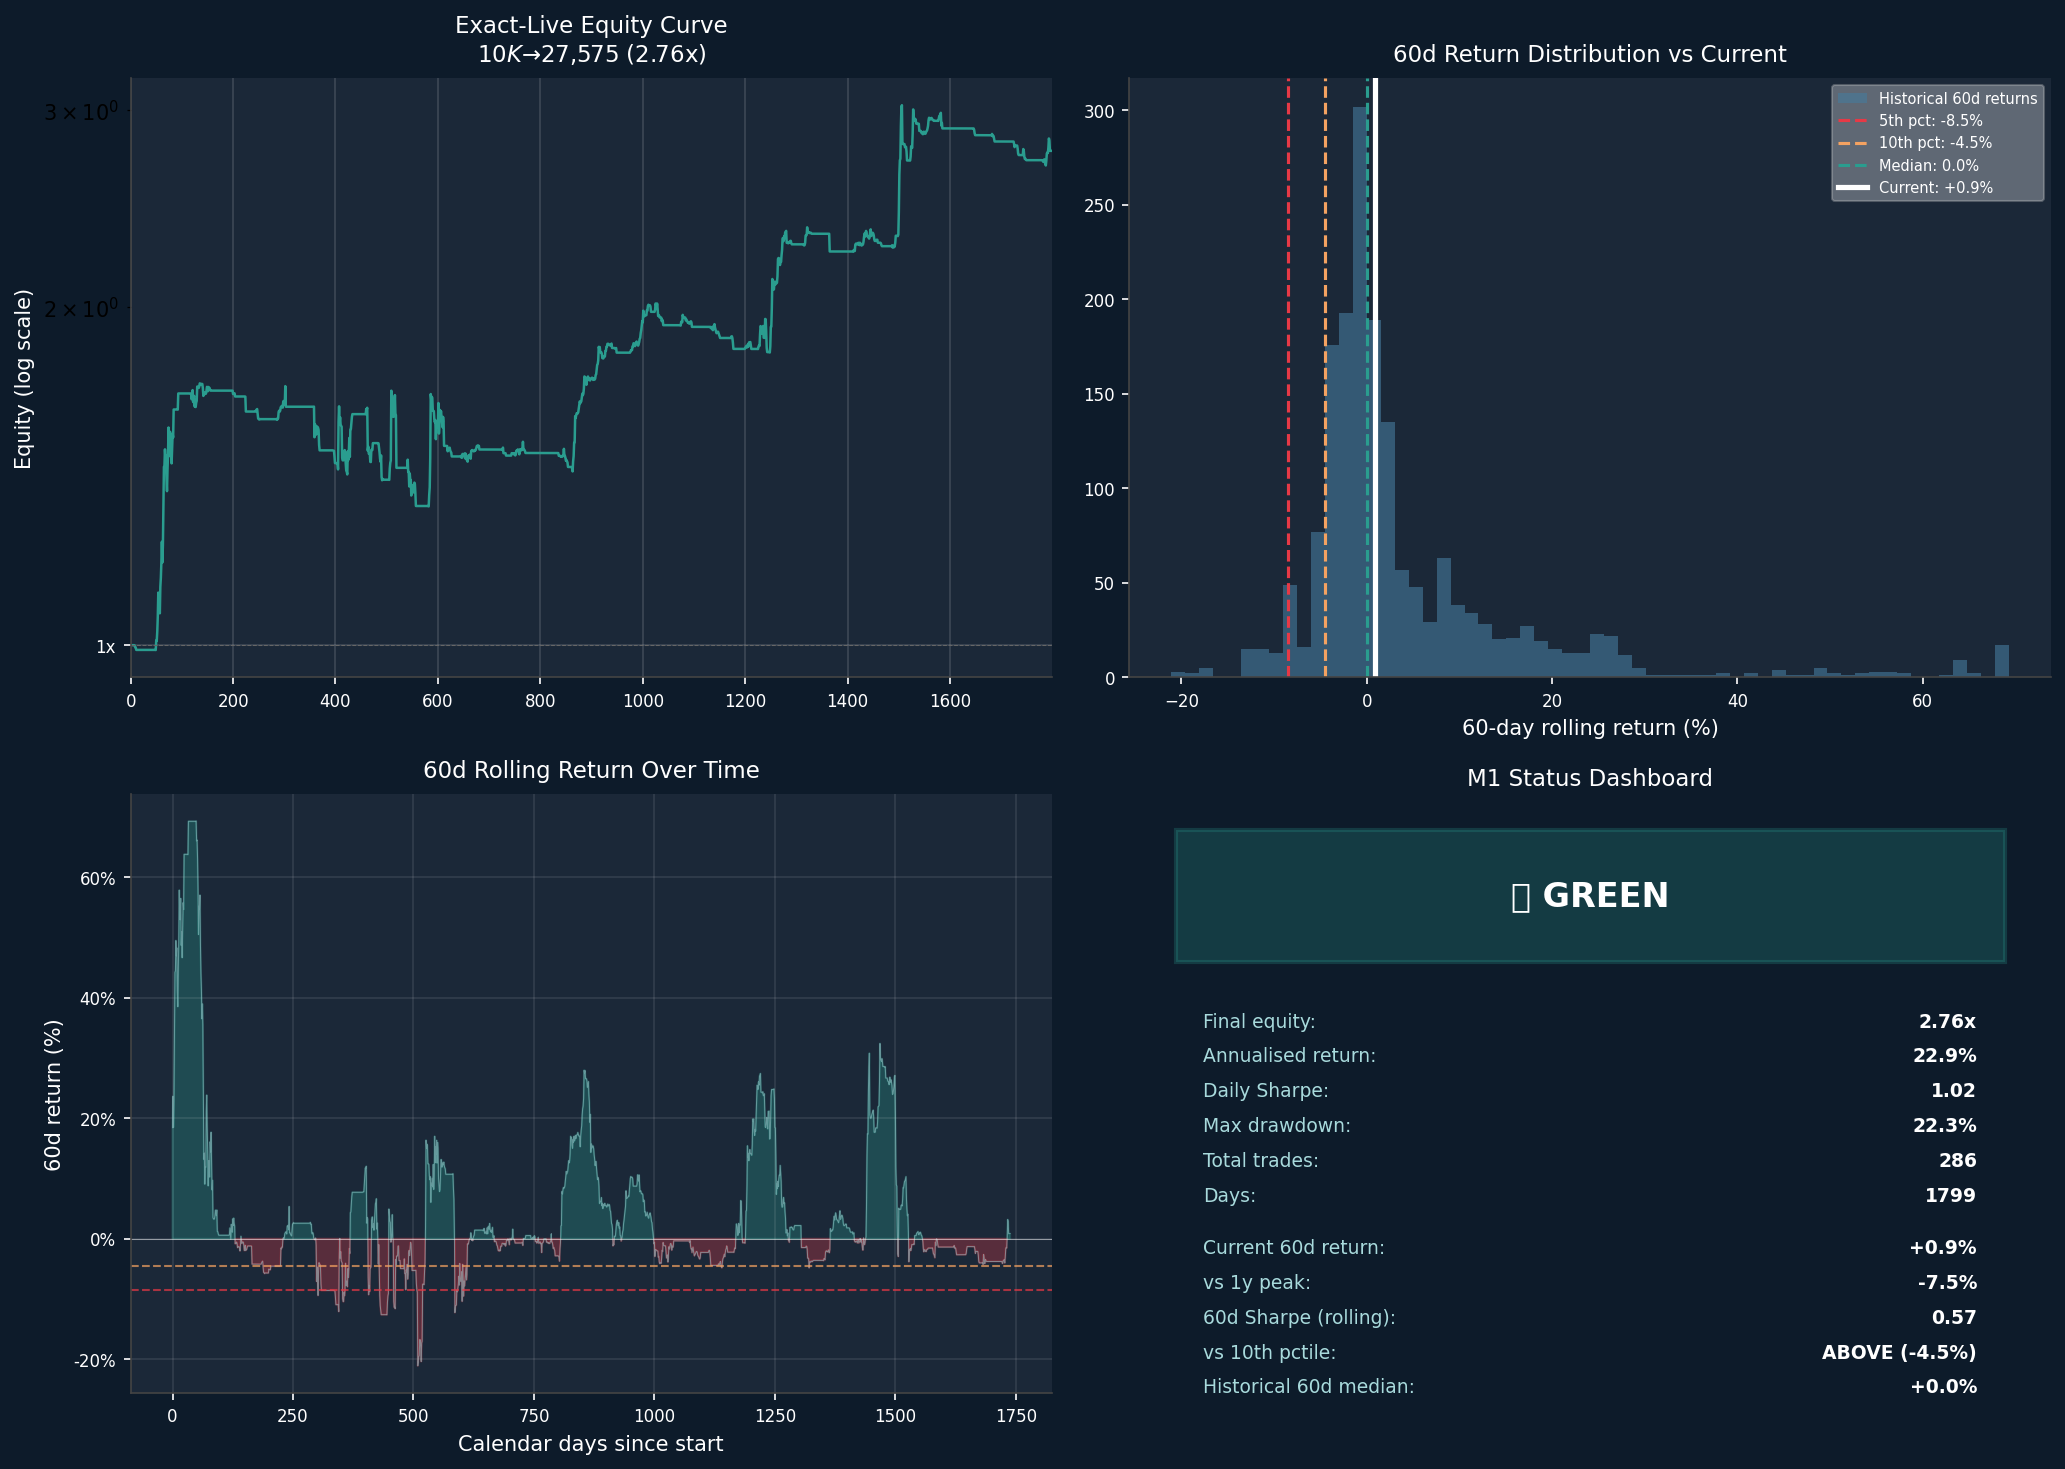

Write Python code to recreate this figure.
import matplotlib
matplotlib.use('Agg')
import matplotlib.pyplot as plt
import matplotlib.ticker as mticker
import pandas as pd
import numpy as np

# Load exact-live equity
eq_df = pd.read_csv('snapshots/live_bot_exact_equity.csv', header=0)
eq_df['date'] = pd.to_datetime(eq_df['date'])
equity = eq_df['equity'].values
dates = eq_df['date'].values
n = len(equity)

# 60d rolling returns
ROLL = 60
roll_rets = []
roll_dates = []
for i in range(ROLL, n):
    r = (equity[i] / equity[i-ROLL] - 1.0) * 100.0
    roll_rets.append(r)
    roll_dates.append(dates[i])
roll_rets = np.array(roll_rets)
current_60d = roll_rets[-1]

# 252d peak
lookback = min(252, n)
peak_252 = np.maximum.accumulate(equity[n-lookback:])
current_vs_peak = (equity[-1] / peak_252[-1] - 1.0) * 100.0

# Percentiles
sorted_rets = np.sort(roll_rets)
def pct(p): 
    idx = int(round(p * (len(sorted_rets)-1)))
    return sorted_rets[min(idx, len(sorted_rets)-1)]

p5, p10, p25, p50, p75, p90 = pct(0.05), pct(0.10), pct(0.25), pct(0.50), pct(0.75), pct(0.90)

# Colors
RED = '#E63946'
YEL = '#F4A261'
GRN = '#2A9D8F'
DARK = '#1D3557'
GRAY = '#457B9D'
LGRAY = '#A8DADC'

fig, axes = plt.subplots(2, 2, figsize=(14, 10))
fig.patch.set_facecolor('#0D1B2A')

# --- Panel 1: Equity curve (log scale) ---
ax1 = axes[0,0]
ax1.set_facecolor('#1B2838')
ax1.semilogy(range(n), equity, color=GRN, linewidth=1.2, label='Turtle+Chandelier (2.76x)')
ax1.axhline(y=1.0, color='#666', linewidth=0.5, linestyle='--')
ax1.set_ylabel('Equity (log scale)', color='white', fontsize=10)
ax1.set_title('Exact-Live Equity Curve\n$10K → $27,575 (2.76x)', color='white', fontsize=11, pad=8)
ax1.tick_params(colors='white', labelsize=8)
ax1.yaxis.set_major_formatter(mticker.FuncFormatter(lambda y, _: f'{y:.0f}x'))
ax1.set_xlim(0, n)
ax1.grid(True, alpha=0.15, color='white')
ax1.spines['top'].set_visible(False)
ax1.spines['right'].set_visible(False)
for spine in ax1.spines.values():
    spine.set_color('#444')

# --- Panel 2: 60d rolling return histogram with current marker ---
ax2 = axes[0,1]
ax2.set_facecolor('#1B2838')
ax2.hist(roll_rets, bins=60, color=GRAY, alpha=0.6, edgecolor='none', label='Historical 60d returns')
ax2.axvline(x=p5, color=RED, linewidth=1.5, linestyle='--', label=f'5th pct: {p5:.1f}%')
ax2.axvline(x=p10, color=YEL, linewidth=1.5, linestyle='--', label=f'10th pct: {p10:.1f}%')
ax2.axvline(x=p50, color=GRN, linewidth=1.5, linestyle='--', label=f'Median: {p50:.1f}%')
ax2.axvline(x=current_60d, color='white', linewidth=2.5, label=f'Current: {current_60d:+.1f}%')
ax2.set_xlabel('60-day rolling return (%)', color='white', fontsize=10)
ax2.set_title('60d Return Distribution vs Current', color='white', fontsize=11, pad=8)
ax2.tick_params(colors='white', labelsize=8)
ax2.legend(fontsize=7, loc='upper right', labelcolor='white', framealpha=0.3)
ax2.spines['top'].set_visible(False)
ax2.spines['right'].set_visible(False)
for spine in ax2.spines.values():
    spine.set_color('#444')

# --- Panel 3: 60d rolling return over time ---
ax3 = axes[1,0]
ax3.set_facecolor('#1B2838')
ax3.fill_between(range(len(roll_rets)), 0, roll_rets, where=(roll_rets >= 0), color=GRN, alpha=0.3)
ax3.fill_between(range(len(roll_rets)), 0, roll_rets, where=(roll_rets < 0), color=RED, alpha=0.3)
ax3.plot(range(len(roll_rets)), roll_rets, color=LGRAY, linewidth=0.5, alpha=0.5)
ax3.axhline(y=p5, color=RED, linewidth=1.0, linestyle='--', alpha=0.7)
ax3.axhline(y=p10, color=YEL, linewidth=1.0, linestyle='--', alpha=0.7)
ax3.axhline(y=0, color='white', linewidth=0.5, linestyle='-', alpha=0.5)
ax3.set_xlabel('Calendar days since start', color='white', fontsize=10)
ax3.set_ylabel('60d return (%)', color='white', fontsize=10)
ax3.set_title('60d Rolling Return Over Time', color='white', fontsize=11, pad=8)
ax3.tick_params(colors='white', labelsize=8)
ax3.yaxis.set_major_formatter(mticker.FuncFormatter(lambda y, _: f'{y:.0f}%'))
ax3.grid(True, alpha=0.1, color='white')
ax3.spines['top'].set_visible(False)
ax3.spines['right'].set_visible(False)
for spine in ax3.spines.values():
    spine.set_color('#444')

# --- Panel 4: Status box + metrics ---
ax4 = axes[1,1]
ax4.set_facecolor('#1B2838')
ax4.set_xlim(0, 1)
ax4.set_ylim(0, 1)
ax4.axis('off')

status_color = GRN if current_60d >= p10 else (YEL if current_60d >= p5 else RED)
status_label = '🟢 GREEN' if current_60d >= p10 else ('🟡 YELLOW' if current_60d >= p5 else '🔴 RED')

# Status badge
ax4.add_patch(plt.Rectangle((0.05, 0.72), 0.90, 0.22, 
    facecolor=status_color, alpha=0.25, edgecolor=status_color, linewidth=2))
ax4.text(0.50, 0.83, status_label, ha='center', va='center', 
    fontsize=16, fontweight='bold', color='white')

metrics = [
    ('Final equity', f'{equity[-1]:.2f}x'),
    ('Annualised return', '22.9%'),
    ('Daily Sharpe', '1.02'),
    ('Max drawdown', '22.3%'),
    ('Total trades', '286'),
    ('Days', f'{n}'),
    ('', ''),
    ('Current 60d return', f'{current_60d:+.1f}%'),
    ('vs 1y peak', f'{current_vs_peak:+.1f}%'),
    ('60d Sharpe (rolling)', '0.57'),
    ('vs 10th pctile', f'{"ABOVE" if current_60d >= p10 else "BELOW"} ({p10:+.1f}%)'),
    ('Historical 60d median', f'{p50:+.1f}%'),
]

y = 0.62
for label, val in metrics:
    if label == '':
        y -= 0.03
        continue
    ax4.text(0.08, y, label + ':', ha='left', va='center', fontsize=9, color=LGRAY)
    ax4.text(0.92, y, val, ha='right', va='center', fontsize=9, color='white', fontweight='bold')
    y -= 0.058

ax4.set_title('M1 Status Dashboard', color='white', fontsize=11, pad=4)

plt.tight_layout(pad=1.5, h_pad=1.5, w_pad=1.5)
plt.savefig('charts/m1_session_chart.png', dpi=150, bbox_inches='tight', 
    facecolor=fig.get_facecolor())
print("Saved: charts/m1_session_chart.png")
plt.close()
